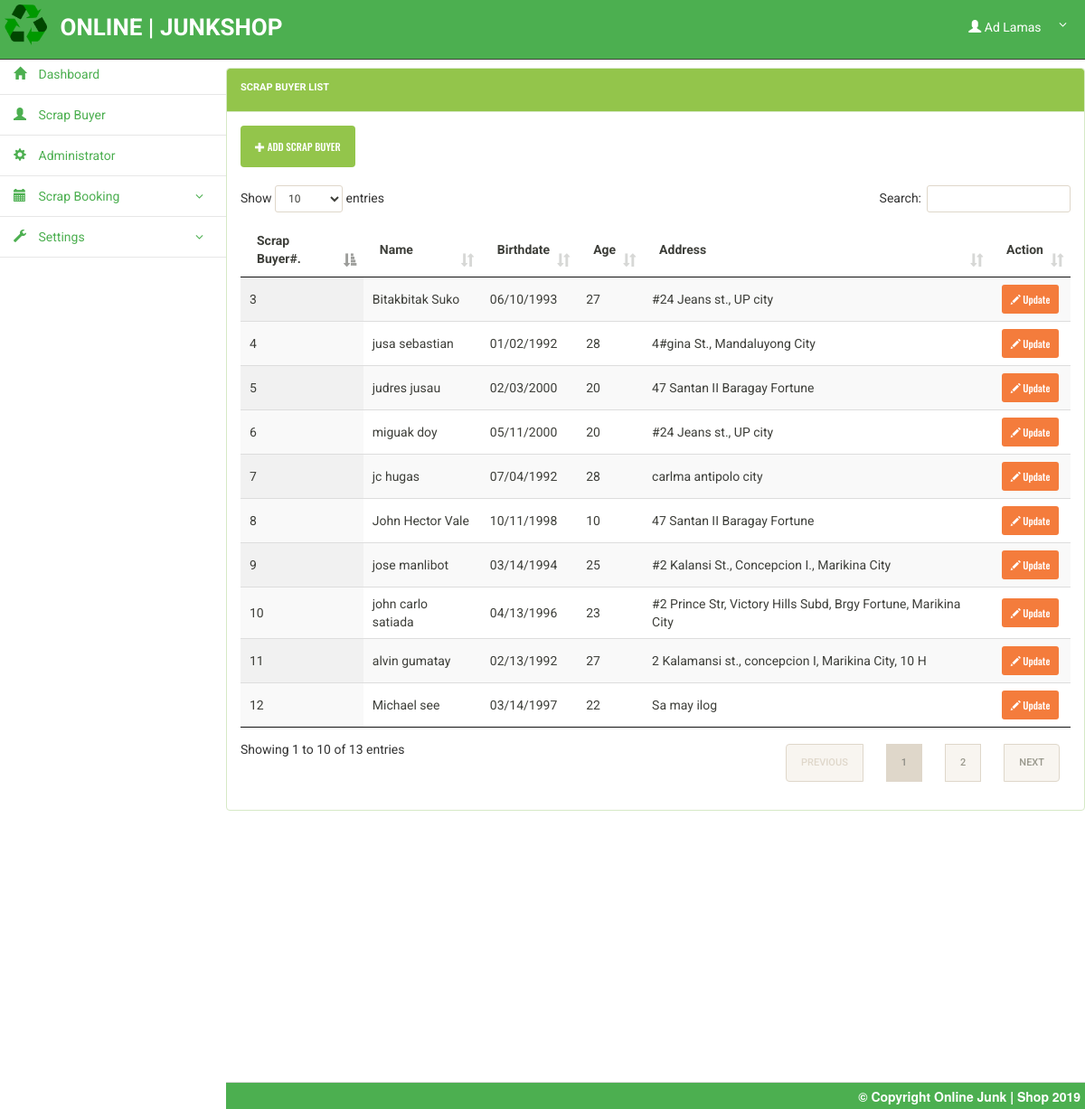
Screenshot of /admin/scrapbuyer.php (signed in) with the database file from the repository.
### tables this page shows
CREATE TABLE `jk` (
  `jk_no` int(11) NOT NULL AUTO_INCREMENT,
  `email` varchar(255) DEFAULT NULL,
  `password` varchar(255) DEFAULT NULL,
  `firstname` varchar(50) DEFAULT NULL,
  `middlename` varchar(50) DEFAULT NULL,
  `lastname` varchar(50) DEFAULT NULL,
  `birthdate` varchar(255) DEFAULT NULL,
  `age` varchar(20) DEFAULT NULL,
  `address` varchar(255) DEFAULT NULL,
  `contact` text,
  PRIMARY KEY (`jk_no`),
  UNIQUE KEY `jk_no` (`jk_no`)
);

### admin/scrapbuyer.php (the view, shortened to what this page needs)
<!DOCTYPE html>
<html lang = "eng">
  <head>
   <link rel = "stylesheet" type = "text/css" href = "../css/bootstrap.css" />
    <link rel = "stylesheet" type = "text/css" href = "../css/jquery.dataTables.css" />
    <link rel = "stylesheet" type = "text/css" href = "../css/customize2.css" />
   <link rel="stylesheet" media="screen" href="../css/jquery-ui.css" />
     <link rel="stylesheet" href="../css6/font-awesome.min.css">
  <link rel="stylesheet" href="../css6/bootstrap.min.css">
  <link rel="stylesheet" href="../css6/dataTables.bootstrap.min.css">
  <link rel="stylesheet" href="../css6/bootstrap-social.css">
  <link rel="stylesheet" href="../css6/bootstrap-select.css">
  <link rel="stylesheet" href="../css6/fileinput.min.css">
  <link rel="stylesheet" href="../css6/awesome-bootstrap-checkbox.css">
  <link rel="stylesheet" href="../css6/style.css">
   <link rel="stylesheet" href="../css/footer.css">
  </head>
<body>
 <?php include('includes/header.php');?>
  <div class="ts-main-content">
  <?php include('includes/leftbar.php');?>
  <div class="content-wrapper">
  <div class="container-fluid">
  <div class="row">
    <div class = "panel panel-success">
      <div class = "panel-heading">
        <label>SCRAP BUYER LIST</Label>
      </div>
      <div class = "panel-body">
        <button id = "show_itr" class = "btn btn-success"><span class = "glyphicon glyphicon-plus"></span> ADD SCRAP BUYER</button>
        <br />
        <br />
        <table id = "table" class = "display" width = "100%" cellspacing = "0">
          <thead>
            <tr>
              <th>Scrap Buyer#.</th>
              <th>Name</th>
              <th>Birthdate</th>
              <th>Age</th>
              <th>Address</th>
              <th><center>Action</center></th>
            </tr>
          </thead>
          <tbody>
          <?php
            $conn = new mysqli("localhost","root","","junkshop") or die(mysqli_error());
            $query = $conn->query("SELECT * FROM `jk` ORDER BY `jk_no` DESC") or die(mysqli_error());
            while($fetch = $query->fetch_array()){
          ?>
            <tr>
              <td><?php echo $fetch['jk_no']?></td>
              <td><?php echo $fetch['firstname']." ".$fetch['lastname']?></td>
              <td><?php echo $fetch['birthdate']?></td>
              <td><?php echo $fetch['age']?></td>
              <td><?php echo $fetch['address']?></td>
              <td><center><a href = "edit_scrapbuyer.php?id=<?php echo $fetch['jk_no']?>&lastname=<?php echo $fetch['lastname']?>" class = "btn btn-sm btn-warning"><span class = "glyphicon glyphicon-pencil"></span> Update</a>
            </center></td>
            </tr>
          <?php
            }
          ?>
          </tbody>
          </table>
      </div>
    </div>
  </div>
</div>
</div>
</div>
 <div id = "footer">
    <label class = "footer-title">&copy; Copyright Online Junk | Shop 2019</label>
  </div>
</body>
</html>

### admin/includes/header.php (shortened to what this page needs)
<div class="brand clearfix">
 <div class = "navbar navbar-default navbar-fixed-top" style="background-color: #4CAF50;">
 <img src = "../images/ico1.png" style = "float:left;margin-top: 5px; margin-left:5px;" height = "45px" />
    <label class = "navbar-brand" style="font-size: 26px;">ONLINE | JUNKSHOP
    </label>
		<?php
        $conn = new mysqli("localhost","root","","junkshop") or die(mysqli_error());
        $q = $conn->query("SELECT * FROM `admin` WHERE `admin_id` = '$_SESSION[admin_id]'") or die(mysqli_error());
        $f = $q->fetch_array();
      ?>
      <?php
            $conn = new mysqli("localhost","root","","junkshop") or die(mysqli_error());
            $query = $conn->query("SELECT * FROM `admin` ORDER BY `admin_id` ") or die(mysqli_error());
            while($fetch = $query->fetch_array()){
          ?>
		<ul class="ts-profile-nav">
		<li class="ts-account">
           <a href="#">&nbsp;&nbsp;&nbsp;&nbsp;&nbsp;&nbsp;&nbsp;&nbsp;&nbsp;<span class = "glyphicon glyphicon-user"></span>
            <?php
              echo $f['firstname']." ".$f['lastname'];
            ?><i class="fa fa-angle-down hidden-side"></i></a>
			</li>
		</ul>
		<?php
						}
		?>
	</div>
	</div>

### css/customize2.css (style rules this page uses)
html, body { height:100%; }
#footer { height:30px; width:100%; background-repeat: no-repeat; filter: none; border: 1px solid #D5D5D5; position: fixed; right: 0; left: 0; z-index: -1030; bottom:0; border-width: 1px 0 0; }
.footer-title { margin-top:5px; margin-right:5px; float:right; font-family:Helvetica Neue; }

### css6/style.css (style rules this page uses)
html { font-size: 14px; }
@media only screen and (min-width: 480px) { html { font-size: 17px; } }
@media only screen and (min-width: 768px) { html { font-size: 14px; } }
body { font-size: 1em; }
a { color: #37a6c4; }
.btn { font-family: 'Oswald', sans-serif; }
.panel { overflow: hidden; }
ul, li { margin: 0; padding: 0; list-style: none; }
.btn { text-transform: none; }
.brand { background: #4CAF50; position: relative; z-index: 3; position: fixed; width: 100%; top: 0; }
.brand .ts-profile-nav { float: right; display: none; }
.brand .ts-profile-nav li { float: left; position: relative; }
.brand .ts-profile-nav li a { display: block; padding: 20px; color: #fff; }
.brand .ts-profile-nav .ts-account .fa-angle-down { float: right; }
.brand .ts-profile-nav .ts-account > a { width: 180px; background: #4CAF50; }
@media only screen and (min-width: 992px) { .brand .ts-profile-nav { display: block; } }
.ts-main-content .content-wrapper { padding-top: 15px; margin-top: 60px; }
@media only screen and (min-width: 992px) { .ts-main-content .content-wrapper { margin-left: 250px; } }

### css/footer.css (style rules this page uses)
#footer { height:30px; width:100%; background-color: #4CAF50; background-repeat: no-repeat; filter: none; border: 1px solid #D5D5D5; position: relative; right: 0; left: 0; z-index: -1030; top:20px; border-width: 1px 0 0; }
.footer-title { margin-top:5px; color: #ffffff; margin-right:5px; float:right; font-family:Helvetica Neue; }

### rows the page displays
jk: jk_no "12", firstname "Michael", lastname "see", birthdate "03/14/1997", age "22", address "Sa may ilog"
jk: jk_no "11", firstname "alvin", lastname "gumatay", birthdate "02/13/1992", age "27", address "2 Kalamansi st., concepcion I, Marikina City, 10 H"
jk: jk_no "10", firstname "john carlo", lastname "satiada", birthdate "04/13/1996", age "23", address "#2 Prince Str, Victory Hills Subd, Brgy Fortune, Marikina City"
jk: jk_no "9", firstname "jose", lastname "manlibot", birthdate "03/14/1994", age "25", address "#2 Kalansi St., Concepcion I., Marikina City"
jk: jk_no "8", firstname "John Hector", lastname "Vale", birthdate "10/11/1998", age "10", address "47 Santan II Baragay Fortune"
jk: jk_no "7", firstname "jc", lastname "hugas", birthdate "07/04/1992", age "28", address "carlma antipolo city"
jk: jk_no "6", firstname "miguak", lastname "doy", birthdate "05/11/2000", age "20", address "#24 Jeans st., UP city"
jk: jk_no "5", firstname "judres", lastname "jusau", birthdate "02/03/2000", age "20", address "47 Santan II Baragay Fortune"
jk: jk_no "4", firstname "jusa", lastname "sebastian", birthdate "01/02/1992", age "28", address "4#gina St., Mandaluyong City"
jk: jk_no "3", firstname "Bitakbitak", lastname "Suko", birthdate "06/10/1993", age "27", address "#24 Jeans st., UP city"

### other values shown
$f['firstname'] "Ad"
$f['lastname'] "Lamas"
